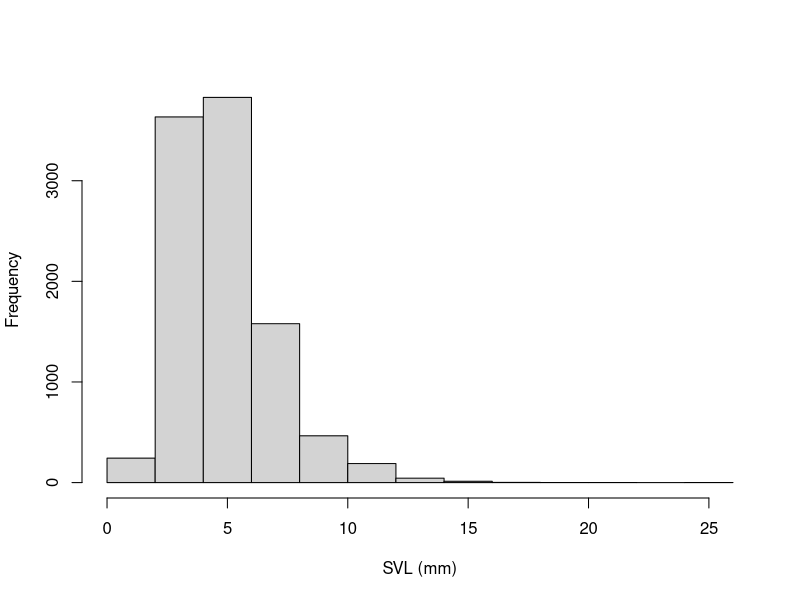
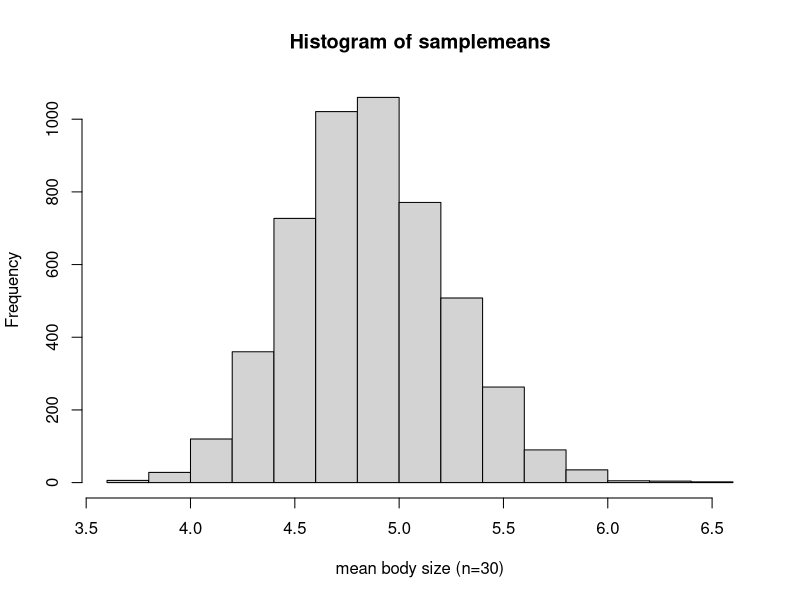
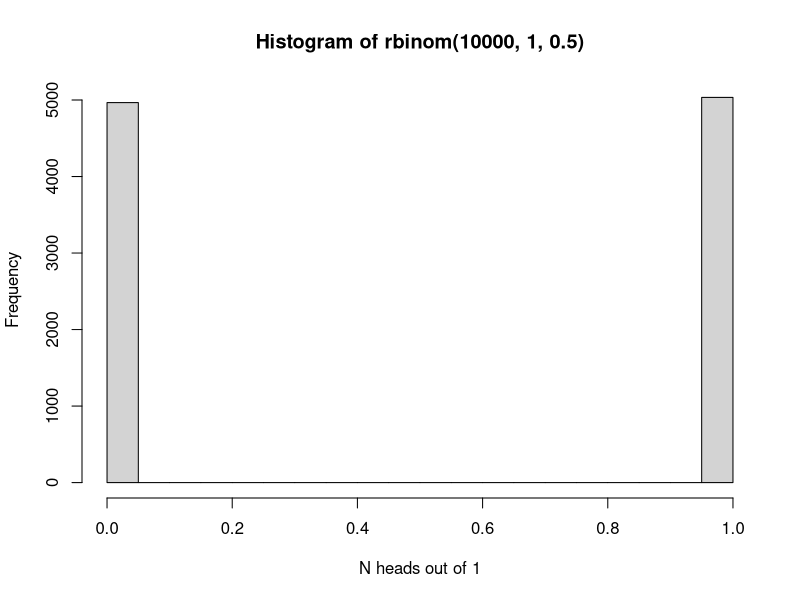
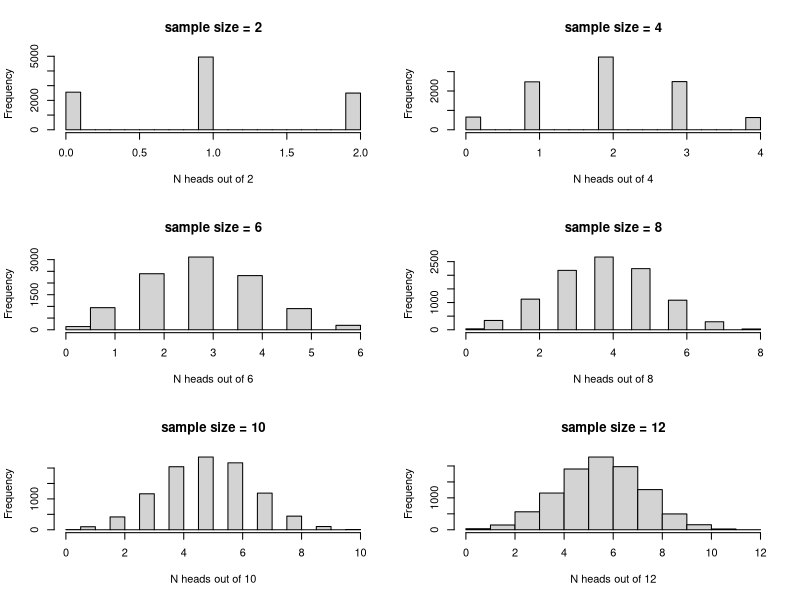
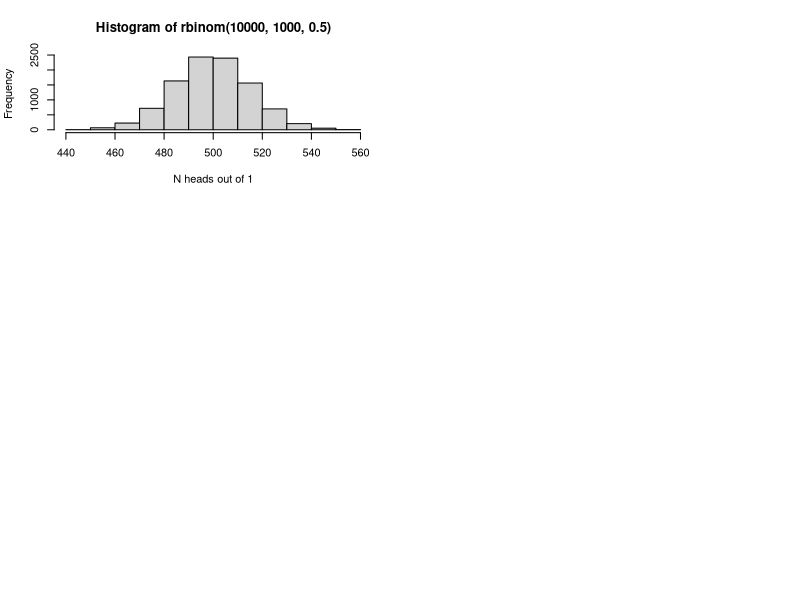
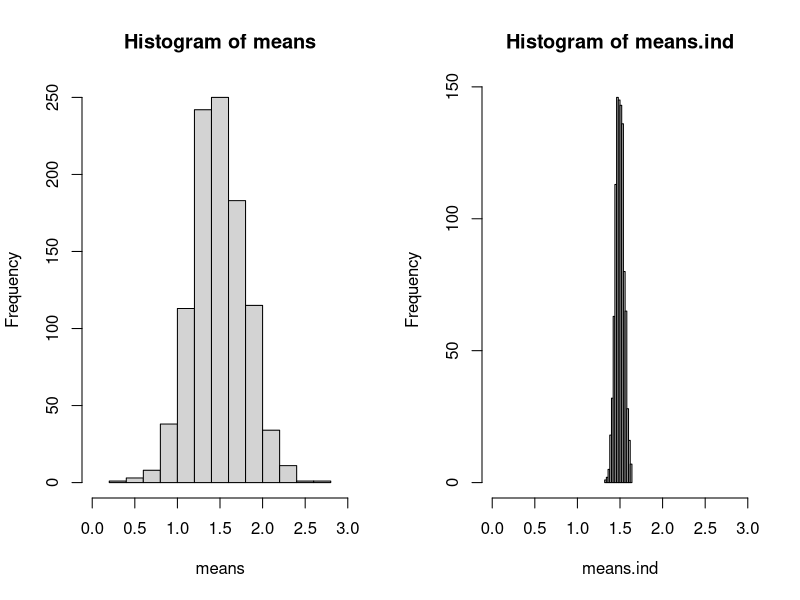
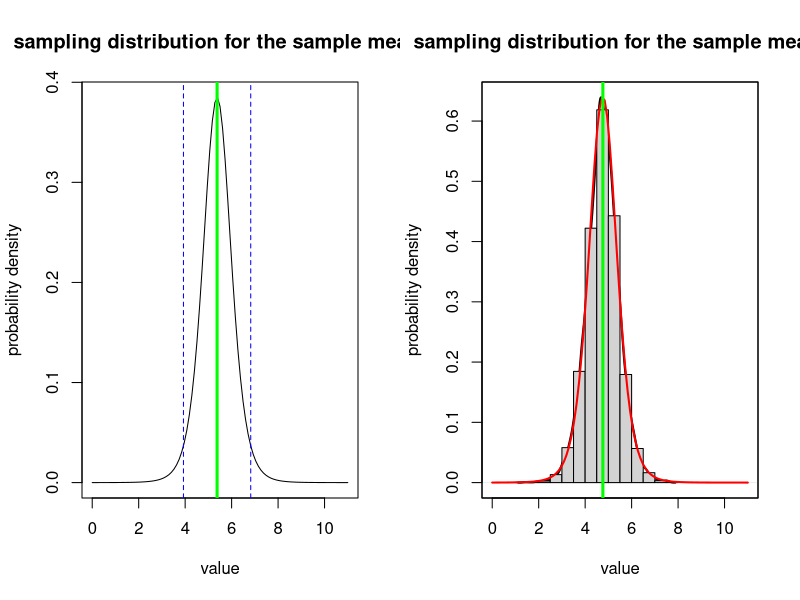
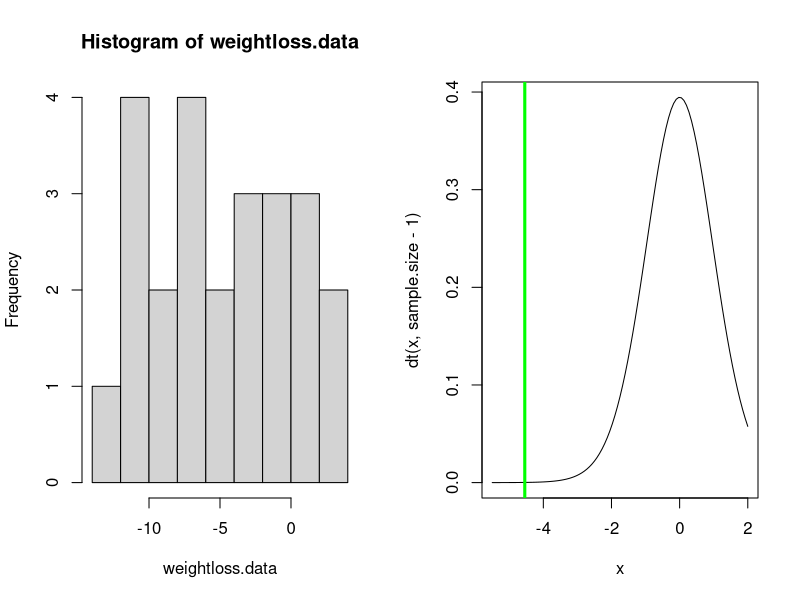

Source code (R) for these figures, in order:
## ---- chunk 1

knitr::opts_chunk$set(echo = TRUE, cache = TRUE)

## ---- chunk 2

############################################################
####                                                    ####  
####  NRES 710, Lecture 1                               ####
####                                                    ####
####  Kevin Shoemaker and Ben Sullivan                  #### 
####  University of Nevada, Reno                        ####
####                                                    #### 
############################################################


############################################################
####  Basic Concepts of Probability and statistics      ####
############################################################


## ---- chunk 3

#### ALL FROGS IN CA

allfrogs.bodysize <- rlnorm(10000,1.5,0.4)        # statistical 'population'
hist(allfrogs.bodysize,main="",xlab="SVL (mm)")   # plot out histogram

truemean_SVL <- mean(allfrogs.bodysize)           # the 'parameter'
truemean_SVL 

## ---- chunk 4

mysample <- sample(allfrogs.bodysize,10)    # take sample of size 10 (10 frogs measured)
mean(mysample)   # compute the sample mean


## ---- chunk 5

mysample <- sample(allfrogs.bodysize,20)    # take sample of size 20 (20 frogs measured)
mean(mysample)   # compute the sample mean


## ---- chunk 6

lotsofsamples <- list()

for(s in 1:5000){
  lotsofsamples[[paste0("sample",s)]] <- sample(allfrogs.bodysize,30)    # take sample of size 30 (20 frogs measured)
}

lotsofsamples$sample1
lotsofsamples$sample99
lotsofsamples$sample732

## ---- chunk 7

samplemeans <- sapply(lotsofsamples,mean)

hist(samplemeans,xlab="mean body size (n=30)")

## ---- chunk 8

hist(rbinom(10000,1,.5),xlab="N heads out of 1")

## ---- chunk 9
par(mfrow=c(3,2))
for(i in seq(2,12,2)){
   hist(rbinom(10000,i,.5),main=paste0("sample size = ",i),xlab=sprintf("N heads out of %s",i)) 
}

## ---- chunk 10

hist(rbinom(10000,1000,.5),xlab="N heads out of 1")

## ---- chunk 11

# pseudoreplication demonstration

meansize.allfrogs <- 1.5    # population mean 
sdsize.allfrogs <- 0.5     # population sd
sdsize.amongpond <- 0.44   # standard deviation among ponds 

nponds <- 5000   # total number of ponds in the population
nfrogs.perpond <- 1000    # 1000 frogs in each pond


## ---- chunk 12

pondmeans <- rnorm(nponds,meansize.allfrogs,sdsize.amongpond)
 # hist(pondmeans)
allfrogs <- sapply(pondmeans, function(t) rnorm(nfrogs.perpond,t,sqrt(sdsize.allfrogs^2-sdsize.amongpond^2)) )
rownames(allfrogs) <- paste0("frog",1:(nfrogs.perpond))
colnames(allfrogs) <- paste0("pond",1:nponds)

  # confirm that population mean and standard deviation are as specified
sd(allfrogs)
mean(allfrogs)

## ---- chunk 13

nponds.sampled <- 2
nsamp.perpond <- 50 

ponds.sampled <- sample(1:nponds,nponds.sampled)
frogs.sampled <- replicate(nponds.sampled,sample(1:nfrogs.perpond,nsamp.perpond))

thissamp <- sapply(1:nponds.sampled,function(t) allfrogs[frogs.sampled[,t],ponds.sampled[t]])
rownames(thissamp) <- paste0("frog",1:(nsamp.perpond))
colnames(thissamp) <- paste0("pond",1:nponds.sampled)

head(thissamp)

## ---- chunk 14

test <- t.test(as.vector(thissamp),mu=1.5,alternative="greater")
test

## ---- chunk 15

means <- numeric(1000)
means.ind <- numeric(1000)

ttest <- numeric(1000)
ttest.ind <- numeric(1000)

for(scenario in 1:1000){
  ponds.sampled <- sample(1:nponds,nponds.sampled)
  frogs.sampled <- replicate(nponds.sampled,sample(1:nfrogs.perpond,nsamp.perpond))
  
  thissamp <- sapply(1:nponds.sampled,function(t) allfrogs[frogs.sampled[,t],ponds.sampled[t]])
  thissamp.ind <- matrix(sample(allfrogs,nsamp.perpond*nponds.sampled),ncol=nponds.sampled)
  
  means[scenario] <- mean(thissamp)
  means.ind[scenario] <- mean(thissamp.ind)
  
  test <- t.test(as.vector(thissamp),mu=1.5,alternative="greater")
  test.ind <- t.test(as.vector(thissamp.ind),mu=1.5,alternative="greater")
  
  ttest[scenario] <- test$p.value
  ttest.ind[scenario] <- test.ind$p.value
  
}



## ---- chunk 16

layout(matrix(1:2,nrow=1))
hist(means,xlim=c(0,3))
hist(means.ind,xlim=c(0,3))

length(which(ttest<0.05))/1000

length(which(ttest.ind<0.05))/1000

## ---- chunk 17

#######
# Sampling distribution: the sample mean

mysample <- c(4.1,3.5,3.7,6.6,8.0,5.4,7.3,4.4)
mysample
n <- length(mysample)    # sample size
sample.mean <- mean(mysample)  # sample mean
sample.stdev <- sd(mysample)   # sample standard deviation (r uses denominator of n-1 by default!)
std.error <- sample.stdev/sqrt(n) 

std.error 

## ---- chunk 18

sampdist <- function(x){dt((x-sample.mean)/std.error,n-1)}
curve(sampdist,0,11,ylab="probability density",xlab="value",main="sampling distribution for the sample mean!")
abline(v=sample.mean,col="green",lwd=3)
confint <- c(sample.mean+std.error*qt(0.025,n-1),sample.mean+std.error*qt(0.975,n-1))
abline(v=confint,col="blue",lty=2)

## ---- chunk 19

#######
# Sampling distribution: the sample mean #2 (brute force simulation version)

mysample <- c(4.1,1.5,3.7,6.6,8.0,4.5,5.3,4.4)
mysample
n <- length(mysample)    # sample size
sample.mean <- mean(mysample)  # sample mean
sample.stdev <- sd(mysample)   # sample standard deviation (r uses denominator of n-1 by default!)

simulated.samples <- list()
for(s in 1:10000){
  sd1 <- sqrt(sum((sample(mysample,length(mysample)-1,replace = T)-sample.mean)^2)/(length(mysample)-2))  # account for unknown standard deviation
  simulated.samples[[paste0("sample ",s)]] <- rnorm(n,sample.mean,sd1)
}
sampling.distribution <- sapply(simulated.samples,mean)

plot(density(sampling.distribution),xlim=c(0,11),ylab="probability density",xlab="value",main="sampling distribution for the sample mean!",lwd=2)    # plot the brute-force sampling distribution
hist(sampling.distribution,add=T,freq=F)
par(new=T)
curve(sampdist,0,11,xlim=c(0,11),xaxt="n",yaxt="n",xlab="",ylab="",col="red",lwd=2)  # official sampling distribution
abline(v=sample.mean,col="green",lwd=3)



## ---- chunk 20

## Paired t-test example:

weightloss.data <- c(-10.4,-11.6,3.9,1.5,-0.3,-3.5 -10.0,-6.7,-6.1,-2.4,-6.0,2.3,0.1,-4.1,-3.2, -11.3,-3.2,-9.3,-7.5,-5.7,-0.1,0.0,-9.8,1.0,-11.9)
hist(weightloss.data,breaks=7)
mean.weightloss <- mean(weightloss.data)
null.weightloss <- 0
stdev.weightloss <- sd(weightloss.data)
sample.size <- length(weightloss.data)
std.error <- stdev.weightloss/sqrt(sample.size)

t.statistic <- (mean.weightloss-null.weightloss)/std.error
t.statistic

curve(dt(x,sample.size-1),-5.5,2)
abline(v=t.statistic,col="green",lwd=3)

t.crit <- qt(0.05,sample.size-1)    # 'critical value' of the t statistic- you can reject the null if your value is more extreme than this!

p=pt(t.statistic,sample.size-1)    # p value
p    # this is the p value


####### Alternative: use R's built in t test

t.test(weightloss.data,alternative = "less")   # should get the same p=value!

## ---- chunk 21

### confidence interval for weight loss data

# summary(weightloss.data)
# 
# mean.weightloss    # mean weight loss
# std.error          # standard error of weight loss

curve(dt(x,sample.size),-4,4,xaxt="n",xlab="weight loss",ylab="probability density")
axis(1,at=seq(-4,4,2),labels = round(mean.weightloss+std.error*seq(-4,4,2),1) )
abline(v=0,col="blue",lwd=3)

t.crit <- qt(0.975,sample.size-1)    # for 95% confidence interval

abline(v=-1*t.crit,col="red",lty=2)
abline(v=1*t.crit,col="red",lty=2)

lower.bound <- mean.weightloss - t.crit*std.error
upper.bound <- mean.weightloss + t.crit*std.error

lower.bound

upper.bound

## ---- chunk 22

## Chi squared example

birthdays.bymonth <- c(40,23,33,39,28,29,45,31,22,34,44,20)
months <- c("Jan","Feb","Mar","Apr","May","Jun","Jul","Aug","Sep","Oct","Nov","Dec")
names(birthdays.bymonth) <- months

sample.size <- sum(birthdays.bymonth)
k = length(birthdays.bymonth)   # number of categories (months)
exp.birthdays.bymonth <- sample.size*rep(1/k,times=k)

Chisq.stat <- sum((birthdays.bymonth-exp.birthdays.bymonth)^2/exp.birthdays.bymonth)
Chisq.stat


## View the summary statistic along with its sampling distribution under the null hypothesis

curve(dchisq(x,k-1),0,75)
abline(v=Chisq.stat,col="green",lwd=3)

p <- 1-pchisq(Chisq.stat,k-1)
p


### use R's built in chi squared function

chisq.test(birthdays.bymonth)     # should get the same p value!


## ---- chunk 23

## Z test  (Ben Sullivan example)

df <- read.csv("GSW_height.csv")
GSWheight <- df$Height
GSWheight
mean.gsw <- mean(GSWheight)
sd.gsw <- sd(GSWheight) 
sd.pop <- 4
mean.pop <- 79
n <- length(GSWheight)
s.e. <- sd.pop/sqrt(n)



null.height <- mean.pop

z.statistic <- (mean.gsw-null.height)/s.e.
z.statistic

curve(dnorm(x),-3,3)    # we assume that the z statistic is normally distributed- standard normal!
abline(v=z.statistic,col="green",lwd=3)

p <- 1-pnorm(z.statistic)    # is the p value enough evidence to tell you that GSW players are taller than the NBA average??
p       

pnorm(z.statistic)

## ---- chunk 24

#################
# Discrete probability distributions

mean <- 5
rpois(10,mean)    # note: the random numbers sampled from this distribution have no decimal component

             # plot discrete probabilities of getting particular outcomes!
xvals <- seq(0,15,1)
probs <- dpois(xvals,lambda=mean)
names(probs) <- xvals
               
barplot(probs,ylab="Probability Mass",main="Poisson distribution (discrete)")

barplot(cumsum(probs),ylab="Cumulative Probability",main="Poisson distribution (discrete)")   # cumulative distribution

sum(probs)   # just to make sure it sums to 1!  Does it???

## ---- chunk 25

#########
# continuous distributions

shape1 = 0.5
shape2 = 0.5

rbeta(10,shape1,shape2)   # generate 10 random numbers from a continuous distribution

curve(dbeta(x,shape1,shape2),ylab="probability density",xlab="possibilities")   # probability density function (PDF)

curve(pbeta(x,shape1,shape2),ylab="cumulative probability",xlab="possibilities")   # cumulative distribution

integrate(f=dbeta,lower=0,upper=1,shape1=shape1,shape2=shape2)    # just to make sure it integrates to 1!!

## ---- chunk 26

# random number generators

rnorm(10)    # generate 10 random numbers from a standard normal distribution
rnorm(5,25,5)  # generate 5 random numbers from a normal distribution with mean=25 and sd=5
rpois(8,18)  # generate 8 random numbers from a poisson distribution with mean=18

## ---- chunk 27

## probability density function example 

curve(dt(x,8),-4,4,xlab="possibilities",ylab='relative probability (prob density)')

## ---- chunk 28

## probability mass function example 

x <- barplot(sapply(0:10,function(t) dpois(t,2)),xlab="possibilities",ylab='probability')
axis(1,at=x,labels=0:10)

## ---- chunk 29

## cumulative density function  

    # for continuous distribution
curve(pt(x,df=8),-4,4,xlab="possibilities",ylab='cumulative probability')

    # for discrete distribution
x <- barplot(sapply(0:10,function(t) ppois(t,2)),xlab="possibilities",ylab='cumulative probability')
axis(1,at=x,labels=0:10)

## ---- chunk 30

## quantile function  

    # for continuous distribution
curve(qt(x,df=8),0,1,xlab="cumulative probability",ylab='quantile')

    # for discrete distribution
curve(qpois(x,4),0,1,xlab="cumulative probability",ylab='quantile')

## ---- chunk 31

##########
# Binomial

size <- 10
prob <- 0.3
rbinom(10,size,prob)

xvals <- seq(0,size,1)
probs <- dbinom(xvals,size,prob)
names(probs) <- xvals
               
barplot(probs,ylab="Probability",main="Binomial distribution")

barplot(cumsum(probs),ylab="Cumulative Probability",main="Binomial distribution")   # cumulative distribution

sum(probs)   # just to make sure it sums to 1!  Does it???

## ---- chunk 32

#########
# Gaussian

mean = 7.1
stdev = 1.9

rnorm(10,mean,stdev)

curve(dnorm(x,mean,stdev),0,15)   # probability density

curve(pnorm(x,mean,stdev),0,15)   # cumulative distribution

integrate(f=dnorm,lower=-Inf,upper=Inf,mean=mean,sd=stdev)    # just to make sure it integrates to 1!!


## ---- chunk 33

#########
# t distribution

df = 6

rt(10,df)     # random numbers from the t distribution (not sure why you would ever want this!)

curve(dt(x,df),-4,4)   # probability density

curve(pt(x,df),-4,4)   # cumulative distribution

integrate(f=dt,lower=-Inf,upper=Inf,df=df)    # just to make sure it integrates to 1!!


## ---- chunk 34

#########
# Chi-squared distribution

df = 6

rchisq(10,df)     # random numbers from the t distribution (not sure why you would ever want this!)

curve(dchisq(x,df),0,15)   # probability density

curve(pchisq(x,df),0,15)   # cumulative distribution

integrate(f=dchisq,lower=0,upper=Inf,df=df)    # just to make sure it integrates to 1!!
